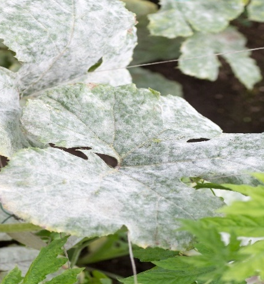
#> input picture OpenCv Part/img/3.PNG, 264 x 284 px
$ jupyter execute Untitled1.ipynb
#> lines starting #> are read from the running program, lines starting #| are printed output that depends on the picture; after the words box and inside, x2 and y2 are one past the last pixel; in counts of white or black regions, pixels touching at a corner belong together
[cell 1]
from tkinter import filedialog
import cv2
import sys
import tkinter

[cell 2]
def ProcessImage(filename,ProcessingFactor):
    OriginalImage = cv2.imread(filename)
    cv2.imshow("Original Image", OriginalImage)
    b = OriginalImage[:, :, 0]
    g = OriginalImage[:, :, 1]
    r = OriginalImage[:, :, 2]
    cv2.imshow("Red Channel", r)
    cv2.imshow("Green Channel", g)
    cv2.imshow("Blue Channel", b)
    Disease = r - g
    global Alpha
    Alpha = b
    GetAlpha(OriginalImage)
    cv2.imshow("Alpha Channel", Alpha)
    for i in range(0, OriginalImage.shape[0]):
        for j in range(0, OriginalImage.shape[1]):
            if int(g[i, j]) > ProcessingFactor:
                Disease[i, j] = 255
    cv2.imshow("Disease Image", Disease)
    DiseasePercentage = DisplayDiseasePercentage(Disease,ProcessingFactor)
    return DiseasePercentage

def CountWhiteDots(filename):
    OriginalImage = cv2.imread(filename)
    blue = OriginalImage[:, :, 0]
    thresh = cv2.threshold(blue,210,255, cv2.THRESH_BINARY)[1]
    cnts = cv2.findContours(thresh, cv2.RETR_EXTERNAL, cv2.CHAIN_APPROX_SIMPLE)
    cnts = cnts[0] if len(cnts) == 2 else cnts[1]
    min_area = 0
    white_dots = []
    for c in cnts:
        area = cv2.contourArea(c)
        if area > min_area:
            cv2.drawContours(OriginalImage, [c], -1, (220, 20, 60), 2)
            white_dots.append(c)

    cv2.imshow("White Dots Image", OriginalImage)
    return len(white_dots)

def GetAlpha(OriginalImage):
    global Alpha
    for i in range(0, OriginalImage.shape[0]):
        for j in range(0, OriginalImage.shape[1]):
            if OriginalImage[i, j, 0] > 200 and OriginalImage[i, j, 1] > 200 and OriginalImage[i, j, 2] > 200:
                Alpha[i, j] = 255
            else:
                Alpha[i, j] = 0


def DisplayDiseasePercentage(Disease,ProcessingFactor):
    Count = 0
    Res = 0
    for i in range(0, Disease.shape[0]):
        for j in range(0, Disease.shape[1]):
            if Alpha[i, j] == 0:
                Res += 1
            if Disease[i, j] < ProcessingFactor:
                Count += 1
    Percent = (Count / Res) * 100
    DiseasePercent =  str(round(Percent, 2))
    return DiseasePercent


Alpha = None
DiseasePercent = 150
ProcessingFactor = 150
filename = "img/3.PNG"

ProcessImage(filename, ProcessingFactor)
#> in ProcessImage, OriginalImage is the input picture: shape (284, 264, 3); mean B, G, R 151.9, 172.9, 165.1
#> in ProcessImage, `b = OriginalImage[:, :, 0]`:
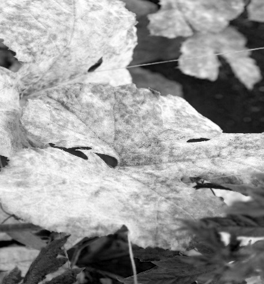
#> b: shape (284, 264); min 0, max 255, mean 151.9
#> in ProcessImage, `g = OriginalImage[:, :, 1]`:
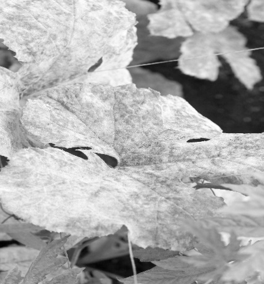
#> g: shape (284, 264); min 1, max 255, mean 172.9
#> in ProcessImage, `r = OriginalImage[:, :, 2]`:
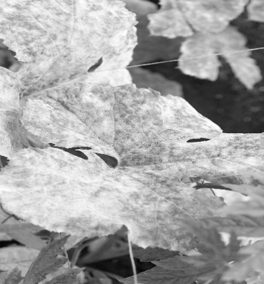
#> r: shape (284, 264); min 1, max 255, mean 165.1
#> in ProcessImage, `Disease = r - g`:
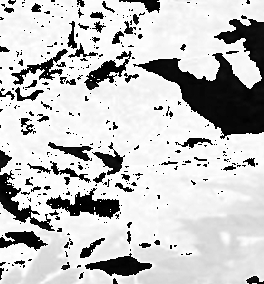
#> Disease: shape (284, 264); min 0, max 255, mean 195.2
#> after the loop in GetAlpha, `for i in range(0, OriginalImage.shape[0]):`:
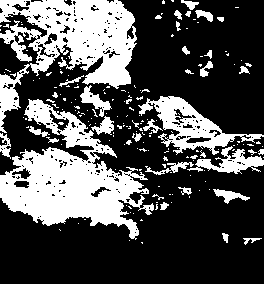
#> Alpha: shape (284, 264); 31.5% white; 185 white regions (149 under 20 px), largest, box (x1, y1, x2, y2) and area: (0, 99, 154, 240) 9266, (0, 0, 137, 133) 8073, (138, 96, 264, 155) 2400
#> in ProcessImage, `GetAlpha(OriginalImage)`:
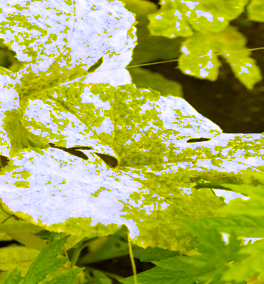
#> OriginalImage: shape (284, 264, 3); mean B, G, R 80.3, 172.9, 165.1
#> after the loop in ProcessImage, `for i in range(0, OriginalImage.shape[0]):`:
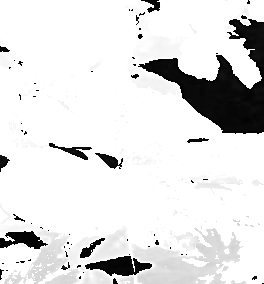
#> Disease: shape (284, 264); min 0, max 255, mean 225.2
#> in ProcessImage, `DiseasePercentage = DisplayDiseasePercentage(Disease,ProcessingFactor)`: DiseasePercentage = '15.76'
print(ProcessImage(filename, ProcessingFactor))

CountWhiteDots(filename)
#> in CountWhiteDots, `thresh = cv2.threshold(blue,210,255, cv2.THRESH_BINARY)[1]`:
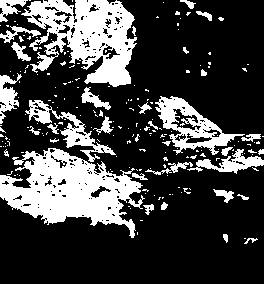
#> thresh: shape (284, 264); 25.9% white; 204 white regions (170 under 20 px)
#> in CountWhiteDots, `cnts = cv2.findContours(thresh, cv2.RETR_EXTERNAL, cv2.CHAIN_APPROX_SI..`: cnts = 201 contours, 177 with area under 20; largest, box (x1, y1, x2, y2) and area: (0, 148, 145, 238) 6695, (21, 0, 137, 87) 5799, (155, 96, 245, 155) 2186, (25, 100, 116, 162) 1079, (187, 149, 264, 174) 610
#> the loop in CountWhiteDots, `for c in cnts:` made 201 passes
#> area on passes 3, 8, 9: 22.5, 45, 28.5
#> after the loop in CountWhiteDots, `for c in cnts:`:
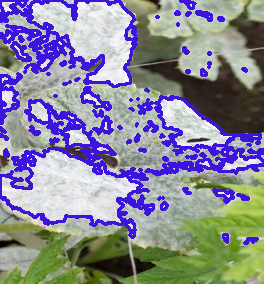
#> OriginalImage: shape (284, 264, 3); 18.39% of pixels changed, all inside (x1, y1, x2, y2) = (0, 0, 264, 245)
#> after the loop in CountWhiteDots, `for c in cnts:`: white_dots = 97 contours, 73 with area under 20; largest, box (x1, y1, x2, y2) and area: (0, 148, 145, 238) 6695, (21, 0, 137, 87) 5799, (155, 96, 245, 155) 2186, (25, 100, 116, 162) 1079, (187, 149, 264, 174) 610
print(CountWhiteDots(filename))
#> the loop in CountWhiteDots (call 2), `for c in cnts:` made 201 passes

cv2.waitKey(0)
cv2.destroyAllWindows()

$ run again, with OpenCv Part/img/1.PNG copied over OpenCv Part/img/3.PNG
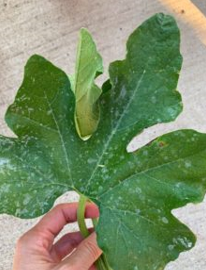
#> input picture OpenCv Part/img/1.PNG, 206 x 270 px
#> in ProcessImage, OriginalImage is the input picture: shape (270, 206, 3); mean B, G, R 104.7, 142.5, 122.2
#> after the loop in GetAlpha, `for i in range(0, OriginalImage.shape[0]):`:
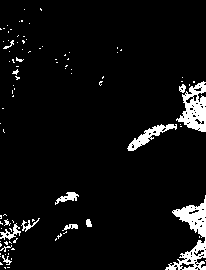
#> Alpha: shape (270, 206); 5.8% white; 95 white regions (80 under 20 px), largest, box (x1, y1, x2, y2) and area: (165, 195, 206, 270) 1118, (176, 81, 206, 132) 833, (127, 124, 177, 151) 400
#> DiseasePercentage = '6.86'
#> thresh: shape (270, 206); 2.5% white; 89 white regions (75 under 20 px)
#> cnts = 89 contours, 81 with area under 20; largest, box (x1, y1, x2, y2) and area: (173, 196, 206, 236) 435, (128, 135, 150, 151) 117, (143, 125, 164, 138) 56, (193, 101, 206, 116) 53, (188, 124, 206, 131) 52, (61, 192, 78, 201) 42, (194, 240, 206, 250) 26, (181, 250, 195, 263) 26
#> the loop in CountWhiteDots, `for c in cnts:` made 89 passes
#> area on passes 18, 29, 61, 62, 65, 67, 68, 76: 26, 26.5, 435, 42, 117, 56, 52, 53
#> after the loop in CountWhiteDots, `for c in cnts:`:
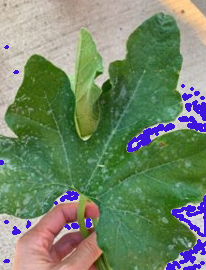
#> OriginalImage: shape (270, 206, 3); 4.25% of pixels changed, all inside (x1, y1, x2, y2) = (0, 45, 206, 270)
#> after the loop in CountWhiteDots, `for c in cnts:`: white_dots = 41 contours, 33 with area under 20; largest, box (x1, y1, x2, y2) and area: (173, 196, 206, 236) 435, (128, 135, 150, 151) 117, (143, 125, 164, 138) 56, (193, 101, 206, 116) 53, (188, 124, 206, 131) 52, (61, 192, 78, 201) 42, (194, 240, 206, 250) 26, (181, 250, 195, 263) 26
#> the loop in CountWhiteDots (call 2), `for c in cnts:` made 89 passes
